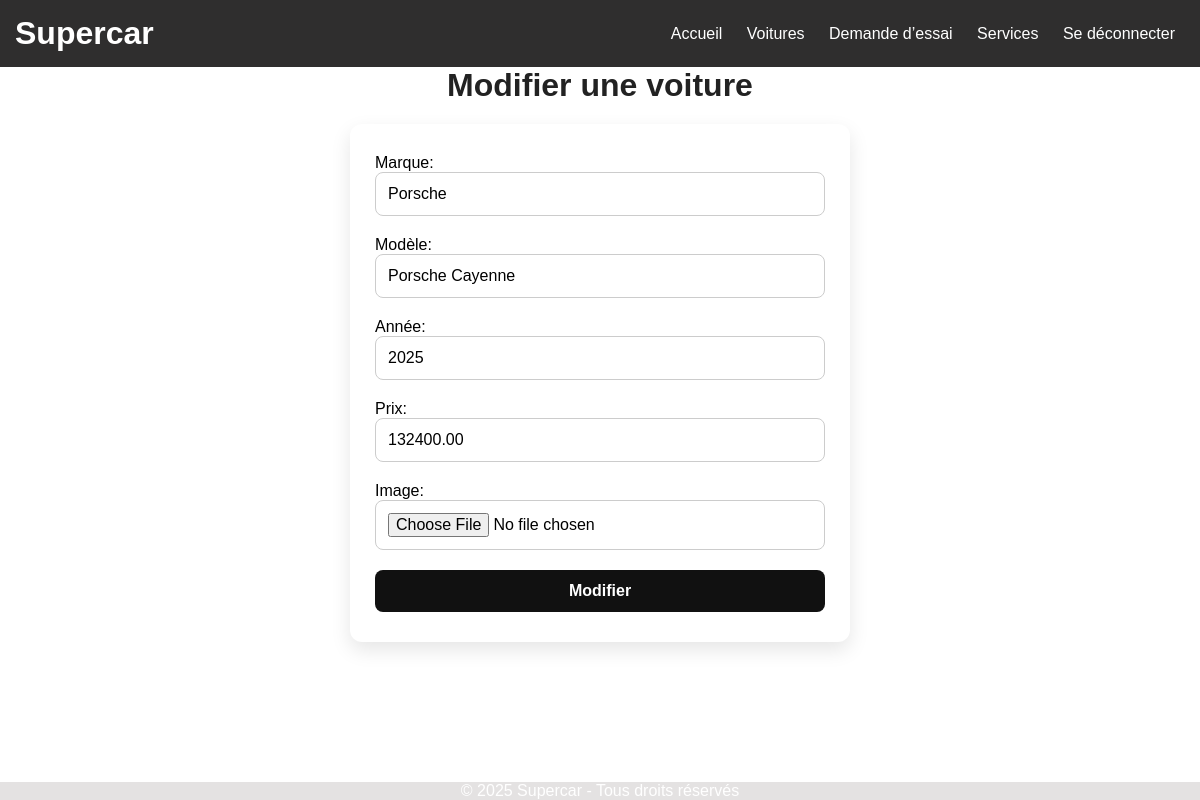
The page /Admin/edit_car.php?id=14 (signed in) on the database its author committed.
### tables this page shows
CREATE TABLE IF NOT EXISTS `cars` (
  `id` int NOT NULL AUTO_INCREMENT,
  `brand` varchar(50) DEFAULT NULL,
  `model` varchar(100) DEFAULT NULL,
  `year` int DEFAULT NULL,
  `price` decimal(10,2) DEFAULT NULL,
  `image` varchar(255) DEFAULT NULL,
  `description` text,
  PRIMARY KEY (`id`)
);

### Admin/edit_car.php (the view, shortened to what this page needs)
<!DOCTYPE html>
<html lang="en">
<head>
</head>
<body>
<?php include 'header.php'; ?>
<link href='css/edit.css' rel='stylesheet'>
    <?php
include '../bd.php';
$id = $_GET['id'];
$res = $mysqli->query("SELECT * FROM cars WHERE id=$id");
$car = $res->fetch_assoc();
?>
<h2>Modifier une voiture</h2>
<form method="post" enctype="multipart/form-data">
    Marque: <input type="text" name="brand" value="<?= $car['brand'] ?>"><br>
    Modèle: <input type="text" name="model" value="<?= $car['model'] ?>"><br>
    Année: <input type="number" name="year" value="<?= $car['year'] ?>"><br>
    Prix: <input type="number" name="price" value="<?= $car['price'] ?>"><br>
    Image: <input type="file" name="image"><br>
    <button type="submit">Modifier</button>
</form>
<?php include 'footer.php'; ?>
</body>
</html>

### Admin/style.css (style rules this page uses)
* { margin: 0; padding: 0; box-sizing: border-box; font-family: Arial, sans-serif; }
body { font-family: Arial, sans-serif; margin: 0; padding: 0; }

### Admin/css/edit.css (style rules this page uses)
h2 { text-align: center; font-size: 2em; color: #222; margin-bottom: 20px; }
form { max-width: 500px; margin: 0 auto; background: #fff; padding: 30px 25px; border-radius: 12px; box-shadow: 0 8px 20px rgba(0,0,0,0.1); }
form input { width: 100%; padding: 12px; margin-bottom: 20px; border-radius: 8px; border: 1px solid #ccc; font-size: 1em; box-sizing: border-box; transition: 0.3s; }
button { width: 100%; padding: 12px; border: none; border-radius: 8px; background: #111; color: #fff; font-weight: bold; cursor: pointer; font-size: 1em; transition: 0.3s; }

### rows shown on the page
cars: brand "Porsche", model "Porsche Cayenne", year "2025", price "132400.00"
